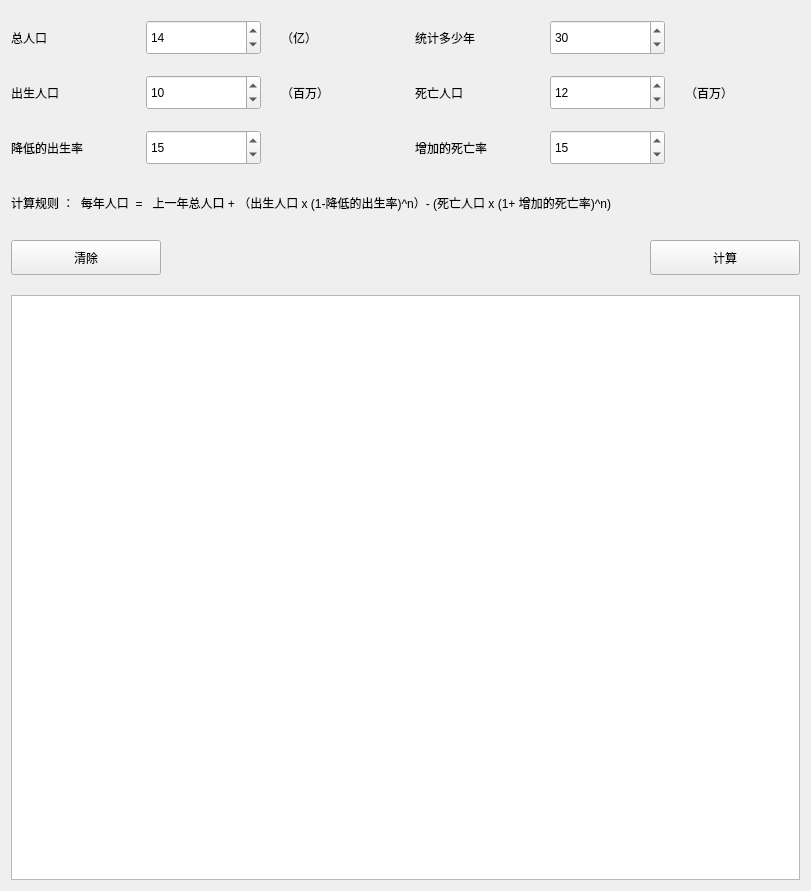
<?xml version="1.0" encoding="UTF-8"?>
<ui version="4.0">
 <class>Widget</class>
 <widget class="QWidget" name="Widget">
  <property name="geometry">
   <rect>
    <x>0</x>
    <y>0</y>
    <width>811</width>
    <height>891</height>
   </rect>
  </property>
  <property name="windowTitle">
   <string>Widget</string>
  </property>
  <layout class="QVBoxLayout" name="verticalLayout">
   <property name="spacing">
    <number>20</number>
   </property>
   <property name="topMargin">
    <number>20</number>
   </property>
   <item>
    <layout class="QGridLayout" name="gridLayout">
     <property name="verticalSpacing">
      <number>20</number>
     </property>
     <item row="0" column="0">
      <widget class="QLabel" name="label_3">
       <property name="minimumSize">
        <size>
         <width>0</width>
         <height>35</height>
        </size>
       </property>
       <property name="text">
        <string>总人口</string>
       </property>
      </widget>
     </item>
     <item row="0" column="1">
      <widget class="QSpinBox" name="spinBox_Total">
       <property name="minimumSize">
        <size>
         <width>0</width>
         <height>35</height>
        </size>
       </property>
       <property name="value">
        <number>14</number>
       </property>
      </widget>
     </item>
     <item row="0" column="2">
      <widget class="QLabel" name="label_4">
       <property name="minimumSize">
        <size>
         <width>0</width>
         <height>35</height>
        </size>
       </property>
       <property name="text">
        <string>（亿）</string>
       </property>
      </widget>
     </item>
     <item row="0" column="3">
      <widget class="QLabel" name="label_9">
       <property name="minimumSize">
        <size>
         <width>0</width>
         <height>35</height>
        </size>
       </property>
       <property name="text">
        <string>统计多少年</string>
       </property>
      </widget>
     </item>
     <item row="0" column="4">
      <widget class="QSpinBox" name="spinBox_year">
       <property name="minimumSize">
        <size>
         <width>0</width>
         <height>35</height>
        </size>
       </property>
       <property name="value">
        <number>30</number>
       </property>
      </widget>
     </item>
     <item row="1" column="0">
      <widget class="QLabel" name="label_5">
       <property name="minimumSize">
        <size>
         <width>0</width>
         <height>35</height>
        </size>
       </property>
       <property name="text">
        <string>出生人口</string>
       </property>
      </widget>
     </item>
     <item row="1" column="1">
      <widget class="QSpinBox" name="spinBox_Births">
       <property name="minimumSize">
        <size>
         <width>0</width>
         <height>35</height>
        </size>
       </property>
       <property name="value">
        <number>10</number>
       </property>
      </widget>
     </item>
     <item row="1" column="2">
      <widget class="QLabel" name="label_7">
       <property name="minimumSize">
        <size>
         <width>0</width>
         <height>35</height>
        </size>
       </property>
       <property name="text">
        <string>（百万）</string>
       </property>
      </widget>
     </item>
     <item row="1" column="3">
      <widget class="QLabel" name="label_6">
       <property name="minimumSize">
        <size>
         <width>0</width>
         <height>35</height>
        </size>
       </property>
       <property name="text">
        <string>死亡人口</string>
       </property>
      </widget>
     </item>
     <item row="1" column="4">
      <widget class="QSpinBox" name="spinBox_Deaths">
       <property name="minimumSize">
        <size>
         <width>0</width>
         <height>35</height>
        </size>
       </property>
       <property name="value">
        <number>12</number>
       </property>
      </widget>
     </item>
     <item row="1" column="5">
      <widget class="QLabel" name="label_10">
       <property name="minimumSize">
        <size>
         <width>0</width>
         <height>35</height>
        </size>
       </property>
       <property name="text">
        <string>（百万）</string>
       </property>
      </widget>
     </item>
     <item row="2" column="0">
      <widget class="QLabel" name="label">
       <property name="minimumSize">
        <size>
         <width>0</width>
         <height>35</height>
        </size>
       </property>
       <property name="text">
        <string>降低的出生率</string>
       </property>
      </widget>
     </item>
     <item row="2" column="1">
      <widget class="QSpinBox" name="spinBoxBirthRate">
       <property name="minimumSize">
        <size>
         <width>0</width>
         <height>35</height>
        </size>
       </property>
       <property name="value">
        <number>15</number>
       </property>
      </widget>
     </item>
     <item row="2" column="3">
      <widget class="QLabel" name="label_2">
       <property name="minimumSize">
        <size>
         <width>0</width>
         <height>35</height>
        </size>
       </property>
       <property name="text">
        <string>增加的死亡率</string>
       </property>
      </widget>
     </item>
     <item row="2" column="4">
      <widget class="QSpinBox" name="spinBox_DeathRate">
       <property name="minimumSize">
        <size>
         <width>0</width>
         <height>35</height>
        </size>
       </property>
       <property name="value">
        <number>15</number>
       </property>
      </widget>
     </item>
    </layout>
   </item>
   <item>
    <widget class="QLabel" name="label_8">
     <property name="minimumSize">
      <size>
       <width>0</width>
       <height>35</height>
      </size>
     </property>
     <property name="text">
      <string>计算规则 ：  每年人口  =   上一年总人口 + （出生人口 x (1-降低的出生率)^n）- (死亡人口 x (1+ 增加的死亡率)^n)    </string>
     </property>
    </widget>
   </item>
   <item>
    <layout class="QHBoxLayout" name="horizontalLayout">
     <item>
      <widget class="QPushButton" name="pushButtonClear">
       <property name="minimumSize">
        <size>
         <width>150</width>
         <height>35</height>
        </size>
       </property>
       <property name="text">
        <string>清除</string>
       </property>
      </widget>
     </item>
     <item>
      <spacer name="horizontalSpacer">
       <property name="orientation">
        <enum>Qt::Horizontal</enum>
       </property>
       <property name="sizeHint" stdset="0">
        <size>
         <width>40</width>
         <height>20</height>
        </size>
       </property>
      </spacer>
     </item>
     <item>
      <widget class="QPushButton" name="pushButtonOK">
       <property name="minimumSize">
        <size>
         <width>150</width>
         <height>35</height>
        </size>
       </property>
       <property name="text">
        <string>计算</string>
       </property>
      </widget>
     </item>
    </layout>
   </item>
   <item>
    <widget class="QTextBrowser" name="textBrowser"/>
   </item>
  </layout>
 </widget>
 <resources/>
 <connections/>
</ui>
